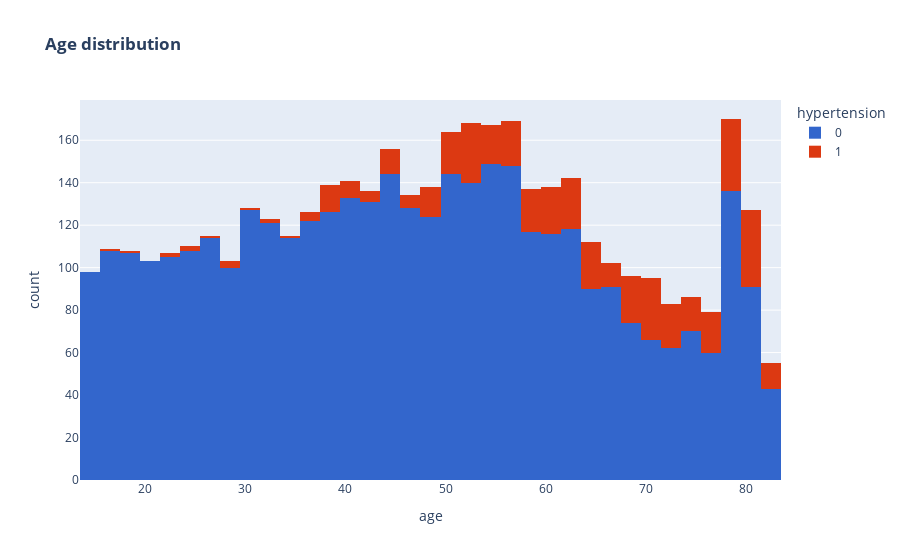

Source (notebook cell):
### Markdown cell above
A questo punto plotto la distribuzione delle età dei soggetti del dataset all'interno di un istogramma evidenziando in rosso l'incidenza di ipertensione i base all'età.

### Code cell
age_distr = px.histogram(
        df,x=df.age,color="hypertension",title='<b>Age distribution</b>',color_discrete_sequence=px.colors.qualitative.G10#Dark2
    )
age_distr.show()

### Figure 1 — Plotly figure (JSON) as saved in the notebook; plotly's stock layout.template omitted (floating-point values rounded to 4 significant figures; data arrays with more than 128 entries replaced by an {"elided": "..."} marker saying what was removed)
{"data": [{"alignmentgroup": "True", "bingroup": "x", "hovertemplate": "hypertension=0<br>age=%{x}<br>count=%{y}<extra></extra>", "legendgroup": "0", "marker": {"color": "#3366CC"}, "name": "0", "offsetgroup": "0", "orientation": "v", "showlegend": true, "type": "histogram", "x": {"elided": "3828 int values"}, "xaxis": "x", "yaxis": "y"}, {"alignmentgroup": "True", "bingroup": "x", "hovertemplate": "hypertension=1<br>age=%{x}<br>count=%{y}<extra></extra>", "legendgroup": "1", "marker": {"color": "#DC3912"}, "name": "1", "offsetgroup": "1", "orientation": "v", "showlegend": true, "type": "histogram", "x": {"elided": "451 int values"}, "xaxis": "x", "yaxis": "y"}], "layout": {"barmode": "relative", "legend": {"title": {"text": "hypertension"}, "tracegroupgap": 0}, "title": {"text": "<b>Age distribution</b>"}, "xaxis": {"anchor": "y", "domain": [0, 1], "title": {"text": "age"}}, "yaxis": {"anchor": "x", "domain": [0, 1], "title": {"text": "count"}}}}
